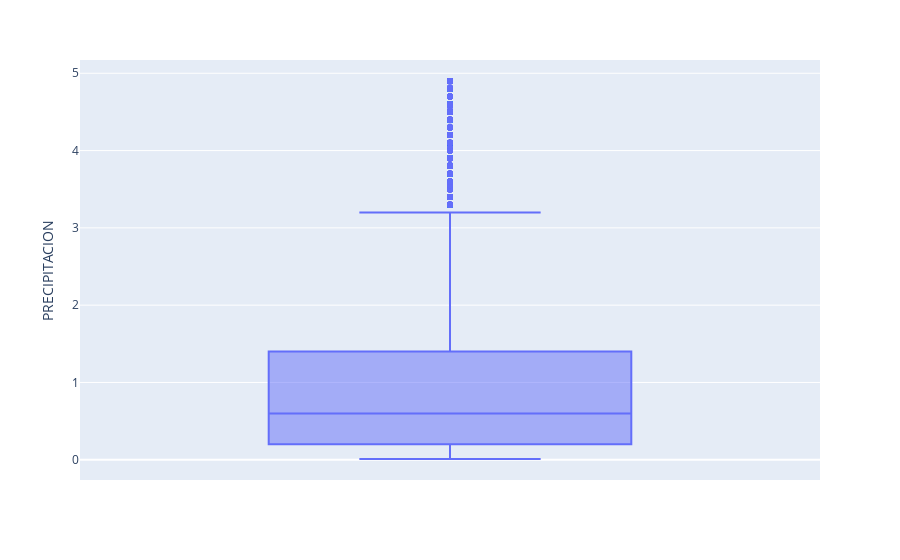

Notebook code for this chart:
### Code cell
fig = px.box(dsCompleto_MANUAL[dsCompleto_MANUAL['PRECIPITACION']<5],  y="PRECIPITACION" )
#fig.update_traces(quartilemethod="exclusive") # or "inclusive", or "linear" by default
fig.show()

### Figure 1 — Plotly figure (JSON) as saved in the notebook; plotly's stock layout.template omitted (floating-point values rounded to 4 significant figures; data arrays with more than 128 entries replaced by an {"elided": "..."} marker saying what was removed)
{"data": [{"alignmentgroup": "True", "hovertemplate": "PRECIPITACION=%{y}<extra></extra>", "legendgroup": "", "marker": {"color": "#636efa"}, "name": "", "notched": false, "offsetgroup": "", "orientation": "v", "showlegend": false, "type": "box", "x0": " ", "xaxis": "x", "y": {"elided": "36757 float values"}, "y0": " ", "yaxis": "y"}], "layout": {"autosize": true, "boxmode": "group", "legend": {"tracegroupgap": 0}, "margin": {"t": 60}, "xaxis": {"anchor": "y", "autorange": true, "domain": [0, 1], "range": [-0.5, 0.5], "type": "category"}, "yaxis": {"anchor": "x", "autorange": true, "domain": [0, 1], "range": [-0.2617, 5.172], "title": {"text": "PRECIPITACION"}, "type": "linear"}}}
